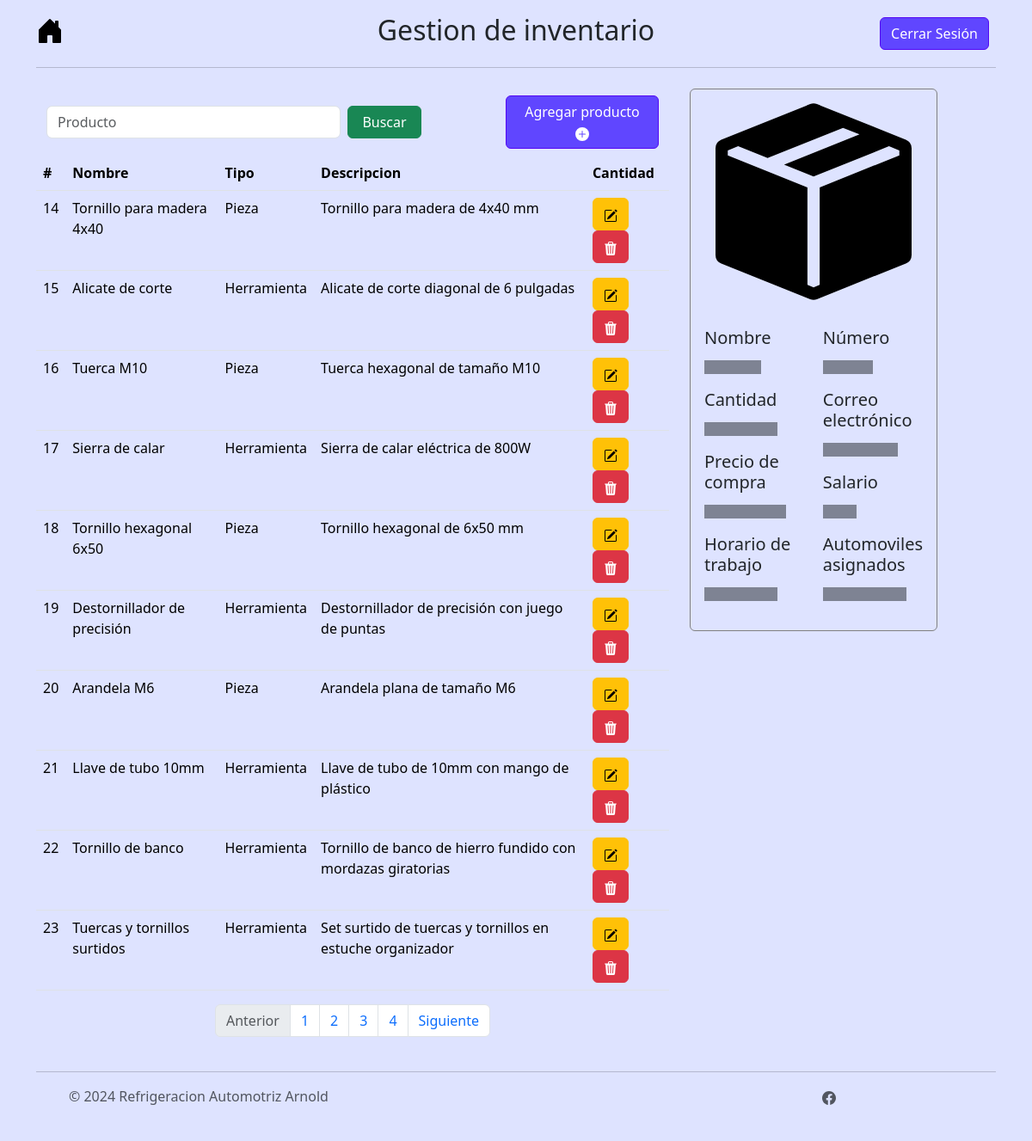
Screenshot of /menu/inventario/page/2 (signed in) with the database file from the repository.
### tables this page shows
CREATE TABLE inventario (id_inventario INTEGER PRIMARY KEY AUTOINCREMENT NOT NULL UNIQUE, Nombre TEXT (50) NOT NULL, Cantidad INTEGER NOT NULL, PrecioCompra NUMERIC (18, 2), Tipo TEXT CHECK (Tipo IN ('Herramienta', 'Pieza')), Activo NUMERIC DEFAULT (1) NOT NULL, Descripcion TEXT, PrecioVenta INTEGER);

### controller/inventario_controller.py (the view)
@app.route("/menu/inventario")
@app.route("/menu/inventario/page")
@app.route("/menu/inventario/page/<int:page>")
@login_required
def menu_inventario(page=1):
    rows = select_inventario_db(page)
    return render_template('menu_inventario.html', data=rows)

### controller/login_controller.py (called while the page is built)
@login_manager.user_loader
def load_user(user_id):
    return db.get_or_404(Users, user_id)

### model/inventario_model.py (called while the page is built)
def select_inventario_db(page):
    limit = 10
    start = limit * (page - 1)
    activo = 1
    try:
        with sqlite3.connect("instance/arnold_autorefrigeraciones.db") as conn:
            c = conn.cursor()
            c.execute("SELECT * FROM inventario WHERE Activo = ? LIMIT ?, ?", (activo, start, limit))
            myresult = c.fetchall()
            insertObject = []
            columnNames = [column[0] for column in c.description]
            for record in myresult:
                insertObject.append(dict(zip(columnNames, record)))
            count = contar_activos_inventario_db()
            total_pages = ceil(count / limit)
            return [insertObject, total_pages]
    except sqlite3.Error as e:
        return str(e)

def contar_activos_inventario_db():
    activo = 1
    try:
        conn = sqlite3.connect("instance/arnold_autorefrigeraciones.db")
        c = conn.cursor()
        c.execute("SELECT count(id_inventario) FROM inventario WHERE Activo = ?", (activo, ))
        count = c.fetchall()[0][0]
        return count
    except Exception as e:
        return str(e)
    finally:
        if conn:
            conn.close()

### templates/menu_inventario.html (shortened to what this page needs)
{% extends 'base.html' %}
{% block styling %}
  {{ super() }}
  <link rel="stylesheet" href="/static/css/styles.css">
{% endblock %}
{% block nombre_menu %}Gestion de inventario{% endblock%}
{% block content %}
<div class="container parent">
  <div class="row">
    <div class="col-lg-8 col-sm-12 col-10 child">
      <nav class="navbar">
        <div class="container-fluid">
          <form class="d-flex" role="search", action="{{url_for('select_producto_by_filter')}}", method="POST">
            <input class="form-control me-2 col-lg-3" type="search" placeholder="Producto" aria-label="Search" name="filtro" required>
            <button class="btn btn-success col-lg-3" type="submit">Buscar</button>
          </form>
          <button type="button" class="btn btn-primary col-lg-3" data-bs-toggle="modal" data-bs-target="#ModalCreateProducto">
            Agregar producto
            <svg xmlns="http://www.w3.org/2000/svg" width="16" height="16" fill="currentColor" class="bi bi-plus-circle-fill" viewBox="0 0 16 16">
              <path d="M16 8A8 8 0 1 1 0 8a8 8 0 0 1 16 0M8.5 4.5a.5.5 0 0 0-1 0v3h-3a.5.5 0 0 0 0 1h3v3a.5.5 0 0 0 1 0v-3h3a.5.5 0 0 0 0-1h-3z"/>
            </svg>
          </button>
        </div>
      </nav>
    <div class="table-responsive bg-custom">
      <table class="table table-hover" id="tabla_inventario">
        <thead class="thead-dark">
          <tr>
            <th scope="col">#</th>
            <th scope="col">Nombre</th>
            <th scope="col">Tipo</th>
            <th scope="col">Descripcion</th>
            <th scope="col">Cantidad</th>
          </tr>
        </thead>
        <tbody>
          {% for producto in data[0] %}
            <tr>
              <td>{{producto.id_inventario}}</td>
              <td>{{producto.Nombre}}</td>
              <td>{{producto.Tipo}}</td>
              <td>{{producto.Descripcion}}</td>
              <td>
                <button type="button" class="btn btn-warning" data-bs-toggle="modal" data-bs-target="#modal_update{{producto.id_inventario}}">
                  </button>
                  <button type="button" class="btn btn-danger" data-bs-toggle="modal" data-bs-target="#modal_delete{{producto.id_inventario}}">
                  </button>
                </td>
              </tr>
            {% endfor %}
            </tbody>
          </table>
        </div>
        <nav aria-label="Page navigation example">
          <ul class="pagination justify-content-center">
            <li class="page-item disabled">
              <a class="page-link">Anterior</a>
            </li>
            {% for i in range(data[1]) %}
              <li class="page-item"><a class="page-link" href="{{url_for('menu_inventario', page=i+1)}}">{{i+1}}</a></li>
            {% endfor %}
            <li class="page-item">
              <a class="page-link" href="#">Siguiente</a>
            </li>
          </ul>
        </nav>
      </div>
    <div class="col-lg-4 child">
      <div class="card card-color" style="width: 18rem;" id="details_card">
        <img src="/static/icons/box-seam-fill.svg" class="card-img-top my-3 mx-auto" style="max-width: 80%;" alt="...">
        <div class="card-body">
          <div class="row">
            <div class="col">
              <h5 class="card-title">Nombre</h5>
              <p class="placeholder-glow">
                <span class="placeholder col-7"></span>
              </p>
              <h5 class="card-title">Cantidad</h5>
              <p class="placeholder-glow">
                <span class="placeholder col-9"></span>
              </p>
              <h5 class="card-title">Precio de compra</h5>
              <p class="placeholder-glow">
                <span class="placeholder col-10"></span>
              </p>
              <h5 class="card-title">Horario de trabajo</h5>
              <p class="placeholder-glow">
                <span class="placeholder col-9"></span>
              </p>
            </div>
            <div class="col">
              <h5 class="card-title">Número</h5>
              <p class="placeholder-glow">
                <span class="placeholder col-6"></span>
              </p>
              <h5 class="card-title">Correo electrónico</h5>
              <p class="placeholder-glow">
                <span class="placeholder col-9"></span>
              </p>
              <h5 class="card-title">Salario</h5>
              <p class="placeholder-glow">
                <span class="placeholder col-4"></span>
              </p>
              <h5 class="card-title">Automoviles asignados</h5>
              <p class="placeholder-glow">
                <span class="placeholder col-10"></span>
              </p>
            </div>
          </div>
        </div>
      </div>
    </div>
  </div>
</div>
{% endblock %}

### static/css/styles.css (style rules this page uses)
.bg-custom, .bg-custom th, .bg-custom td { background-color: #DEE3FF !important; }
.btn-primary { background-color: #6046FF; border: 1px solid #5308F3; color:#FFFFFF; }
.card-color { background-color: #DEE3FF; border: 1px solid #808080; }

### rows the page displays
inventario: id_inventario "14", Nombre "Tornillo para madera 4x40", Tipo "Pieza", Descripcion "Tornillo para madera de 4x40 mm"
inventario: id_inventario "15", Nombre "Alicate de corte", Tipo "Herramienta", Descripcion "Alicate de corte diagonal de 6 pulgadas"
inventario: id_inventario "16", Nombre "Tuerca M10", Tipo "Pieza", Descripcion "Tuerca hexagonal de tamaño M10"
inventario: id_inventario "17", Nombre "Sierra de calar", Tipo "Herramienta", Descripcion "Sierra de calar eléctrica de 800W"
inventario: id_inventario "18", Nombre "Tornillo hexagonal 6x50", Tipo "Pieza", Descripcion "Tornillo hexagonal de 6x50 mm"
inventario: id_inventario "19", Nombre "Destornillador de precisión", Tipo "Herramienta", Descripcion "Destornillador de precisión con juego de puntas"
inventario: id_inventario "20", Nombre "Arandela M6", Tipo "Pieza", Descripcion "Arandela plana de tamaño M6"
inventario: id_inventario "21", Nombre "Llave de tubo 10mm", Tipo "Herramienta", Descripcion "Llave de tubo de 10mm con mango de plástico"
inventario: id_inventario "22", Nombre "Tornillo de banco", Tipo "Herramienta", Descripcion "Tornillo de banco de hierro fundido con mordazas giratorias"
inventario: id_inventario "23", Nombre "Tuercas y tornillos surtidos", Tipo "Herramienta", Descripcion "Set surtido de tuercas y tornillos en estuche organizador"

### other values shown
{{ i+1 }} "1" "2" "3" "4"
